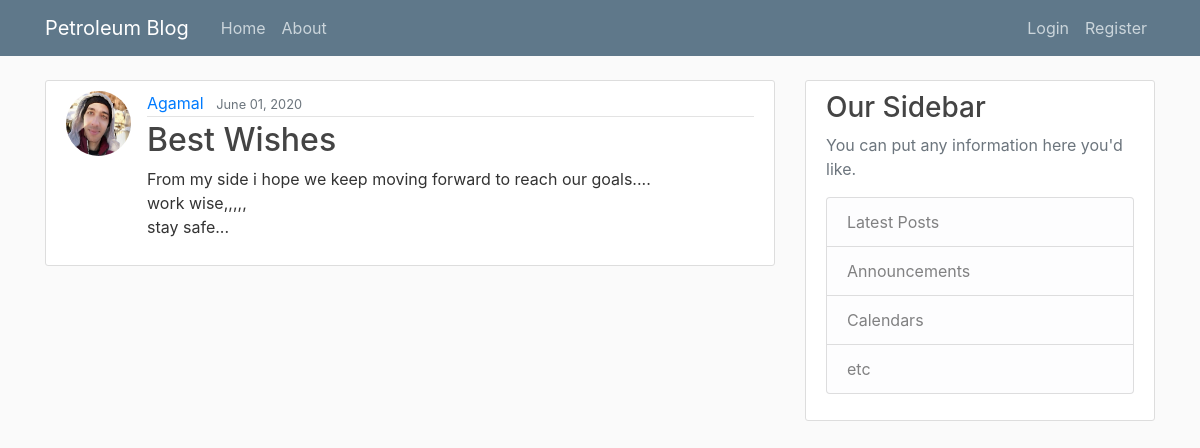
/blog/post/18, run on the app's committed database.
### blog/models.py (models this page shows, shortened)
class Post(models.Model):
    author = models.ForeignKey(User, on_delete=models.CASCADE)
    title = models.CharField(max_length=200)
    content = models.TextField()
    created_at = models.DateTimeField(default=timezone.now)

### users/models.py (models this page shows, shortened)
class Profile(models.Model):
    user = models.OneToOneField(User, on_delete=models.CASCADE)
    pic = models.ImageField(default='default.jpg', upload_to='pictures')

### blog/views.py (the view)
# urls.py: path('post/<int:pk>', views.PostDetailView.as_view(), name='post-detail'),
class PostDetailView(DetailView):
    model = Post

### blog/templates/blog/post_detail.html (shortened to what this page needs)
{% extends 'blog/base.html' %}
{% block content %}
<article class="media content-section">
  <img class="rounded-circle article-img" src="{{ post.author.profile.pic.url}}">
  <div class="media-body">
    <div class="article-metadata">
      <a class="mr-2" href="{% url 'blog:user-posts' post.author.username %}">{{ post.author }}</a>
      <small class="text-muted">{{ post.created_at|date:'F d, Y' }}</small>
    </div>
    <h2 class="article-title">{{ post.title }}</h2>
    <p class="article-content">{{ post.content }}</p>
  </div>
</article>
{% endblock %}

### blog/static/blog/main.css (style rules this page uses)
body { background: #fafafa; color: #333333; margin-top: 5rem; }
h1, h2, h3, h4, h5, h6 { color: #444444; }
.content-section { background: #ffffff; padding: 10px 20px; border: 1px solid #dddddd; border-radius: 3px; margin-bottom: 20px; }
.article-title { color: #444444; }
.article-content { white-space: pre-line; }
.article-img { height: 65px; width: 65px; margin-right: 16px; }
.article-metadata { padding-bottom: 1px; margin-bottom: 4px; border-bottom: 1px solid #e3e3e3 }

### data on the page
Post: author.profile.pic (picture), author "Agamal", created_at "June 01, 2020", title "Best Wishes", content "From my side i hope we keep moving forward to reach our goals.... work wise,,,,, stay safe..."
